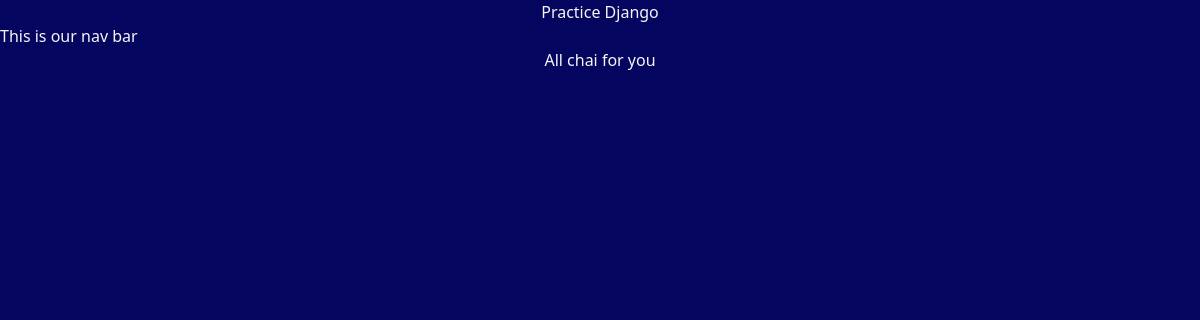
Before: /practice/ with the older database file.
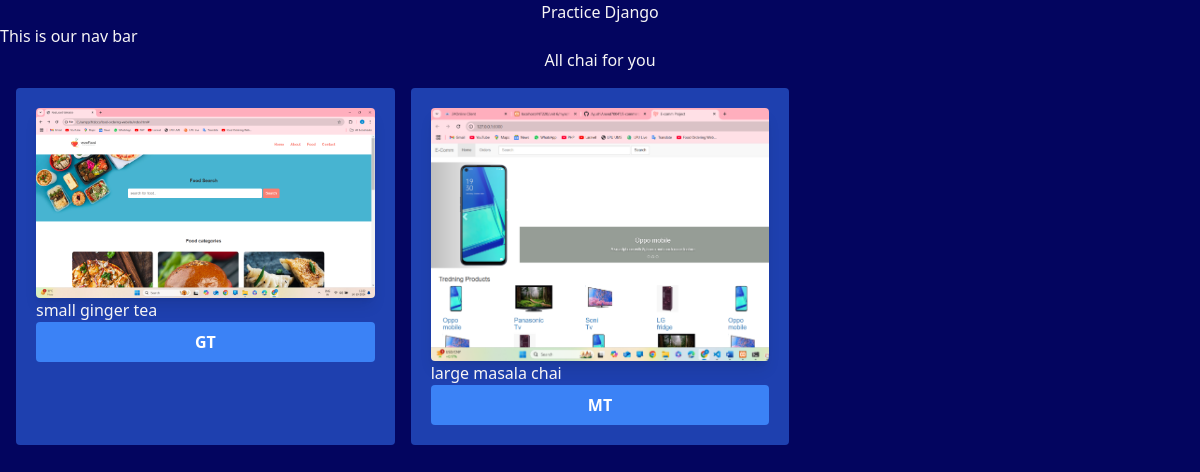
After: the same page with the newer database file.
### practice/models.py (models this page shows, shortened)
class ChaiVarity(models.Model):
    CHAI_TYPE_CHOICES = [
        ('MT','Masala Tea'),
        ('AT','Adrak Tea'),
        ('GT','Green Tea'),
        ('CT','Cardamom Tea'),
        ('BT','Black Tea'),
    ]
    name = models.CharField(max_length=100)
    image = models.ImageField(upload_to='chais/')
    date_added = models.DateTimeField(default=timezone.now)
    type = models.CharField(max_length=2, choices=CHAI_TYPE_CHOICES)
    description = models.TextField(default='')

### practice/views.py (the view)
# urls.py: path('',views.all_practice, name='all_practice'),
def all_practice(request):
    chais = ChaiVarity.objects.all()
    return render(request, 'practice/all_practice.html',{'chais':chais})

### practice/templates/practice/all_practice.html (shortened to what this page needs)
{% extends "layout.html" %}
{% block content %}
<h1>All chai for you</h1>
<div class="grid grid-cols-3 gap-4 m-4">
    {% for chai in chais %}
    <div class="chai-item  bg-blue-800 p-5 rounded">
        <img class="rounded shadow-lg" src="{{ chai.image.url }}" alt="{{ chai.name }}" />
        <h3>{{ chai.name }}</h3>
        <a href="{% url 'chai_detail' chai.id %}">
            <button type="button" class="bg-blue-500 hover:bg-blue-700 text-white font-bold py-2 px-4 rounded w-[100%]">
                {{chai.type}}
            </button>
        </a>
    </div>
    {% endfor %}
</div>
{% endblock %}

Changed rows visible on the page:
added ChaiVarity: image (picture), name "small ginger tea", type "GT"
added ChaiVarity: image (picture), name "large masala chai", type "MT"
